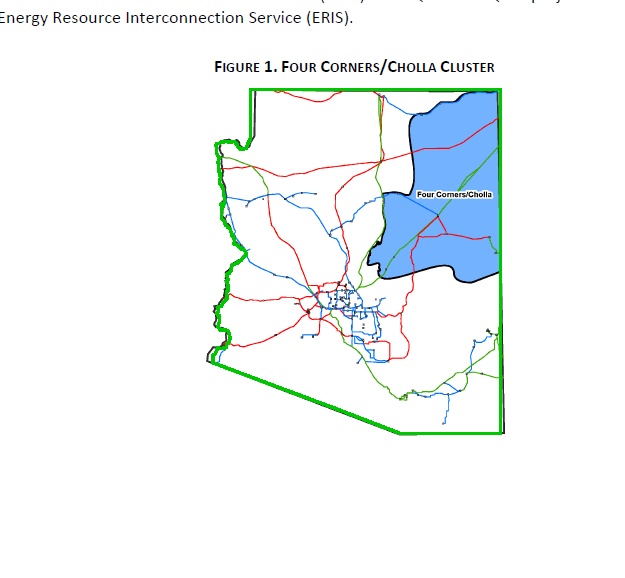
#> input picture research/areas/APS/data/queue/study_areas/check_fccho.png, 625 x 578 px
$ python -i study_area_figures.py   (imports and definitions only)
#> lines starting #> are read from the running program, lines starting #| are printed output that depends on the picture; after the words box and inside, x2 and y2 are one past the last pixel; in counts of white or black regions, pixels touching at a corner belong together
"""Study-area polygons from the APS cluster-study figures ("FIGURE 1. <AREA> CLUSTER").

Each APS cluster study report draws its study area as a filled shape on an
Arizona outline. This tool georeferences the figure by fitting the real state
boundary onto the drawn outline (x/y offset and scale, chamfer matching), then
traces the filled area and converts it to a lat/lon polygon.

    python scripts/study_area_figures.py add fccho path/to/figure.png [--source "report file"] [--fill 115,178,255]
    python scripts/study_area_figures.py list

Writes research/areas/APS/data/queue/study_areas/
    figures/<key>.png          the figure as given (provenance)
    study_areas.json           {key: {polygon: [[lat, lon], ...], fit_rms_px, source, added, fill}}
    check_<key>.png            the figure with the fitted state boundary (green) for a visual check

Optional dependencies (not in requirements.txt; the desk only reads the JSON):
    pip install pillow scipy
The state boundary comes from the Footprint Builder's embedded borders.
"""
from __future__ import annotations

import argparse
import json
import shutil
import sys
from datetime import datetime
from pathlib import Path

import numpy as np

REPO = Path(__file__).resolve().parents[1]
PAGE = REPO / "tools" / "footprint_builder.html"
OUT = REPO / "research" / "areas" / "APS" / "data" / "queue" / "study_areas"


def state_ring(abbr: str = "AZ") -> np.ndarray:
    raw = PAGE.read_text(encoding="utf-8")
    i, j = raw.index("/*BORDERS-START*/") + 17, raw.index("/*BORDERS-END*/")
    d = json.loads(raw[i:j]); q = d["q"]
    s = next(s for s in d["states"] if s["a"] == abbr)
    rings = []
    for r in s["r"]:
        x = y = 0; pts = []
        for k in range(0, len(r), 2):
            x += r[k]; y += r[k + 1]; pts.append((x / q, y / q))
        rings.append(np.array(pts))
    return max(rings, key=len)


# [37 lines left out: functions densify, trace, rdp, not called in this run]


def georeference(img_path: Path, fill=(115, 178, 255), title_cut: int | None = None) -> dict:
#> called with fill = (115, 178, 255)
    from PIL import Image
    from scipy import ndimage, optimize
    im = np.array(Image.open(img_path).convert("RGB")).astype(int)
    H, W, _ = im.shape
#> H = 578; W = 625
    # state outline: grey/black unsaturated pixels; largest connected piece
    dark = (im.max(-1) < 170) & ((im.max(-1) - im.min(-1)) < 45)
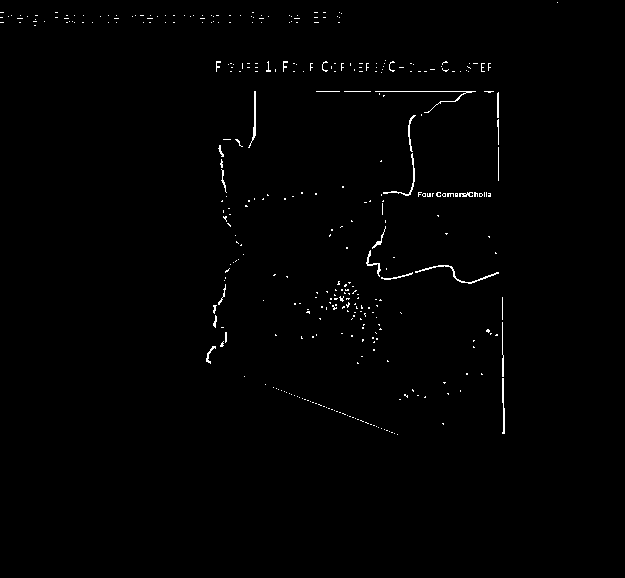
#> dark: shape (578, 625) bool; 0.76% white in thin lines or dots, all inside (x1, y1, x2, y2) = (0, 2, 558, 435)
    if title_cut is None:                      # skip the caption: first rows that are mostly text
        title_cut = 0
    dark[:title_cut] = False
    lab, n = ndimage.label(ndimage.binary_dilation(dark, iterations=2))
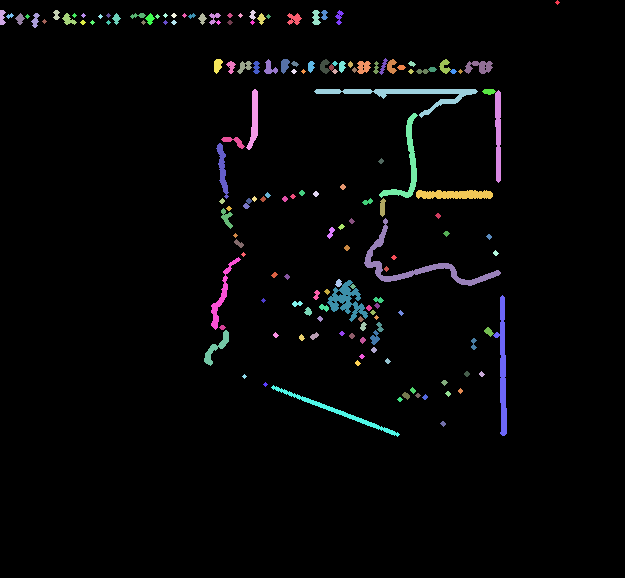
#> lab: shape (578, 625) int32; 162 distinct labels, from 0 to 161; one colour per label, 0 black
#> n = 161
    sizes = ndimage.sum(dark, lab, range(1, n + 1))
#> sizes = 161 values, max 366 at index 97, min 1 at index 0, mean 17.1
    outline = (lab == int(np.argmax(sizes)) + 1) & dark
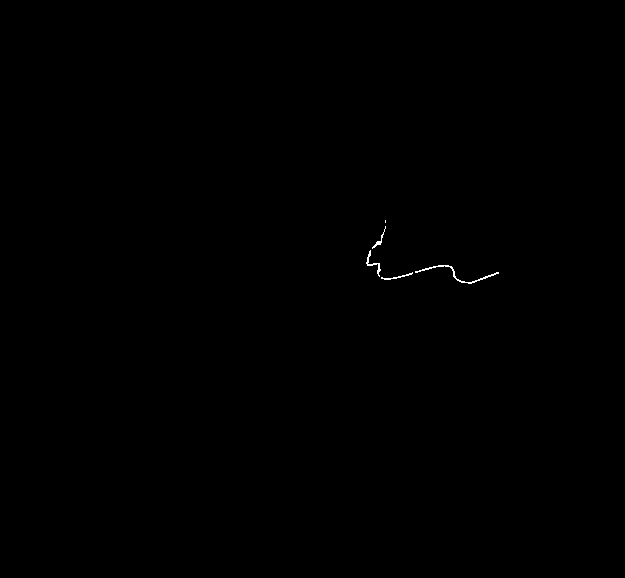
#> outline: shape (578, 625) bool; 0.1% white in thin lines or dots, all inside (x1, y1, x2, y2) = (366, 220, 499, 284)
    dt = ndimage.distance_transform_edt(~outline)
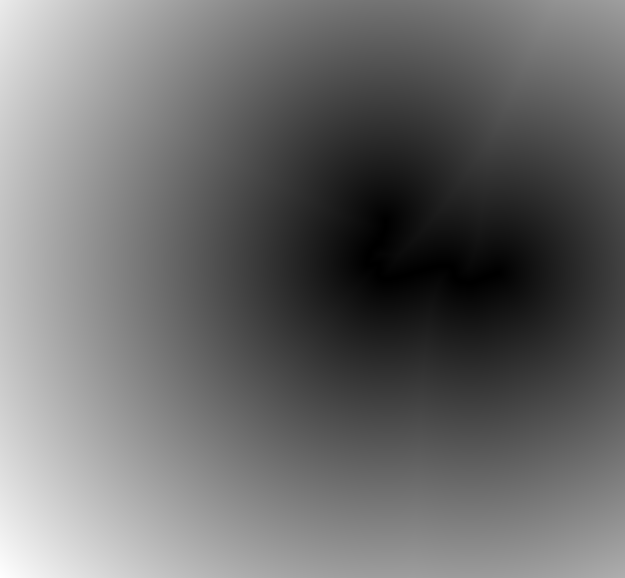
#> dt: shape (578, 625) float64; min 0, max 481.7, mean 204.6; drawn with min black and max white
    pts = densify(state_ring("AZ"))
    lon0, lon1, lat0, lat1 = pts[:, 0].min(), pts[:, 0].max(), pts[:, 1].min(), pts[:, 1].max()
    ys, xs = np.nonzero(outline)

    def proj(p, P):
        return p[0] + (P[:, 0] - lon0) * p[1], p[2] + (lat1 - P[:, 1]) * p[3]

    def cost(p):
        x, y = proj(p, pts)
        return float(np.mean(ndimage.map_coordinates(dt, [np.clip(y, 0, H - 1), np.clip(x, 0, W - 1)], order=1) ** 2))

    p0 = [xs.min(), (xs.max() - xs.min()) / (lon1 - lon0), ys.min(), (ys.max() - ys.min()) / (lat1 - lat0)]
    res = optimize.minimize(cost, p0, method="Nelder-Mead", options={"xatol": 0.01, "fatol": 1e-4, "maxiter": 4000})
    p = res.x
    # the filled study area: pixels near the fill colour, bridged across the lines drawn over it
    m = np.abs(im - np.array(fill)).sum(-1) < 70
    m = ndimage.binary_closing(m, structure=np.ones((3, 3)), iterations=4)
    lab, n = ndimage.label(m)
    if n == 0:
        raise SystemExit(f"no area in fill colour {fill} found in {img_path}")
    sizes = ndimage.sum(m, lab, range(1, n + 1))
    area = ndimage.binary_fill_holes(lab == int(np.argmax(sizes)) + 1)
    c = rdp(trace(area), 1.0)                             # (row, col), simplified to ~1 px
    lon = lon0 + (c[:, 1] - p[0]) / p[1]; lat = lat1 - (c[:, 0] - p[2]) / p[3]
    poly = [[round(float(a), 4), round(float(b), 4)] for a, b in zip(lat, lon)]
    check = im.astype("uint8").copy()
    x, y = proj(p, pts)
    for xi, yi in zip(x.astype(int), y.astype(int)):
        if 0 <= yi < H and 0 <= xi < W:
            check[max(0, yi - 1): yi + 2, max(0, xi - 1): xi + 2] = (0, 200, 0)
    return {"polygon": poly, "fit_rms_px": round(res.fun ** 0.5, 2), "area_px": int(area.sum()), "check": check}


# [29 lines left out: function main, not called in this run]


# [2 lines not run here, left out]

#> (the run stopped early here; a loop or call above may not have finished)
